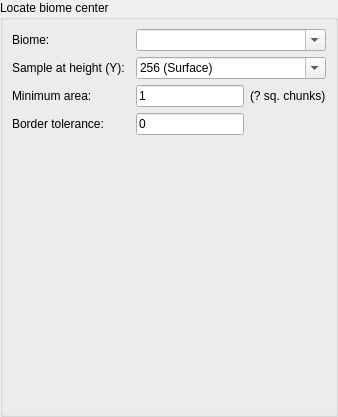
         <widget class="QWidget" name="pageBiomeCenter">
          <layout class="QGridLayout" name="gridLayout_18">
           <property name="leftMargin">
            <number>0</number>
           </property>
           <property name="topMargin">
            <number>0</number>
           </property>
           <property name="rightMargin">
            <number>0</number>
           </property>
           <property name="bottomMargin">
            <number>0</number>
           </property>
           <property name="spacing">
            <number>0</number>
           </property>
           <item row="0" column="0">
            <widget class="QGroupBox" name="groupBox_5">
             <property name="title">
              <string>Locate biome center</string>
             </property>
             <layout class="QGridLayout" name="gridLayout_19">
              <item row="3" column="0">
               <widget class="QLabel" name="label_4">
                <property name="text">
                 <string>Border tolerance:</string>
                </property>
               </widget>
              </item>
              <item row="0" column="0">
               <widget class="QLabel" name="label_6">
                <property name="text">
                 <string>Biome:</string>
                </property>
               </widget>
              </item>
              <item row="2" column="2" colspan="2">
               <widget class="QLineEdit" name="lineBiomeSize">
                <property name="text">
                 <string>1</string>
                </property>
               </widget>
              </item>
              <item row="4" column="1">
               <spacer name="verticalSpacer_4">
                <property name="orientation">
                 <enum>Qt::Vertical</enum>
                </property>
                <property name="sizeHint" stdset="0">
                 <size>
                  <width>20</width>
                  <height>270</height>
                 </size>
                </property>
               </spacer>
              </item>
              <item row="2" column="0">
               <widget class="QLabel" name="label_5">
                <property name="text">
                 <string>Minimum area:</string>
                </property>
               </widget>
              </item>
              <item row="1" column="0" colspan="2">
               <widget class="QLabel" name="labelY_2">
                <property name="text">
                 <string>Sample at height (Y):</string>
                </property>
               </widget>
              </item>
              <item row="3" column="2" colspan="2">
               <widget class="QLineEdit" name="lineTolerance">
                <property name="text">
                 <string>0</string>
                </property>
               </widget>
              </item>
              <item row="2" column="4">
               <widget class="QLabel" name="labelBiomeSize">
                <property name="sizePolicy">
                 <sizepolicy hsizetype="MinimumExpanding" vsizetype="Preferred">
                  <horstretch>0</horstretch>
                  <verstretch>0</verstretch>
                 </sizepolicy>
                </property>
                <property name="text">
                 <string>(? sq. chunks)</string>
                </property>
               </widget>
              </item>
              <item row="0" column="2" colspan="3">
               <widget class="QComboBox" name="comboMatchBiome">
                <property name="editable">
                 <bool>true</bool>
                </property>
                <property name="maxVisibleItems">
                 <number>20</number>
                </property>
               </widget>
              </item>
              <item row="1" column="2" colspan="3">
               <widget class="QComboBox" name="comboY2">
                <property name="editable">
                 <bool>true</bool>
                </property>
                <property name="maxVisibleItems">
                 <number>12</number>
                </property>
                <item>
                 <property name="text">
                  <string>256 (Surface)</string>
                 </property>
                </item>
                <item>
                 <property name="text">
                  <string>128 (Nether Roof)</string>
                 </property>
                </item>
                <item>
                 <property name="text">
                  <string>62 (Sea Level)</string>
                 </property>
                </item>
                <item>
                 <property name="text">
                  <string>48</string>
                 </property>
                </item>
                <item>
                 <property name="text">
                  <string>32</string>
                 </property>
                </item>
                <item>
                 <property name="text">
                  <string>16</string>
                 </property>
                </item>
                <item>
                 <property name="text">
                  <string>0</string>
                 </property>
                </item>
                <item>
                 <property name="text">
                  <string>-16</string>
                 </property>
                </item>
                <item>
                 <property name="text">
                  <string>-32</string>
                 </property>
                </item>
                <item>
                 <property name="text">
                  <string>-48</string>
                 </property>
                </item>
                <item>
                 <property name="text">
                  <string>-64 (Bedrock)</string>
                 </property>
                </item>
               </widget>
              </item>
             </layout>
            </widget>
           </item>
          </layout>
         </widget>
